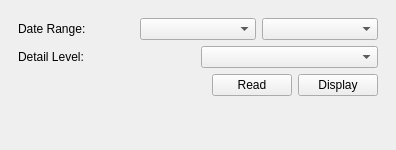
<?xml version="1.0" encoding="UTF-8"?>
<ui version="4.0">
 <class>Form</class>
 <widget class="QWidget" name="Form">
  <property name="geometry">
   <rect>
    <x>0</x>
    <y>0</y>
    <width>396</width>
    <height>150</height>
   </rect>
  </property>
  <property name="sizePolicy">
   <sizepolicy hsizetype="Expanding" vsizetype="Expanding">
    <horstretch>0</horstretch>
    <verstretch>0</verstretch>
   </sizepolicy>
  </property>
  <property name="windowTitle">
   <string>Strava Cache</string>
  </property>
  <layout class="QGridLayout" name="gridLayout_2">
   <item row="0" column="0">
    <layout class="QGridLayout" name="gridLayout">
     <property name="sizeConstraint">
      <enum>QLayout::SetFixedSize</enum>
     </property>
     <property name="leftMargin">
      <number>7</number>
     </property>
     <property name="topMargin">
      <number>7</number>
     </property>
     <property name="rightMargin">
      <number>7</number>
     </property>
     <property name="bottomMargin">
      <number>7</number>
     </property>
     <item row="1" column="0">
      <layout class="QVBoxLayout" name="verticalLayout_3">
       <item>
        <layout class="QHBoxLayout" name="horizontalLayout_2">
         <item>
          <widget class="QLabel" name="label_2">
           <property name="text">
            <string>Date Range:</string>
           </property>
          </widget>
         </item>
         <item>
          <widget class="QComboBox" name="date_range_from"/>
         </item>
         <item>
          <widget class="QComboBox" name="date_range_to"/>
         </item>
        </layout>
       </item>
       <item>
        <layout class="QHBoxLayout" name="horizontalLayout_3">
         <item>
          <widget class="QLabel" name="label">
           <property name="text">
            <string>Detail Level:</string>
           </property>
          </widget>
         </item>
         <item>
          <widget class="QComboBox" name="detail_level_combo"/>
         </item>
        </layout>
       </item>
       <item>
        <layout class="QHBoxLayout" name="horizontalLayout_4">
         <item>
          <spacer name="horizontalSpacer">
           <property name="orientation">
            <enum>Qt::Horizontal</enum>
           </property>
           <property name="sizeHint" stdset="0">
            <size>
             <width>40</width>
             <height>20</height>
            </size>
           </property>
          </spacer>
         </item>
         <item>
          <widget class="QPushButton" name="read_button">
           <property name="text">
            <string>Read</string>
           </property>
          </widget>
         </item>
         <item>
          <widget class="QPushButton" name="display_button">
           <property name="text">
            <string>Display</string>
           </property>
          </widget>
         </item>
        </layout>
       </item>
      </layout>
     </item>
     <item row="2" column="0">
      <spacer name="verticalSpacer">
       <property name="orientation">
        <enum>Qt::Vertical</enum>
       </property>
       <property name="sizeHint" stdset="0">
        <size>
         <width>20</width>
         <height>40</height>
        </size>
       </property>
      </spacer>
     </item>
    </layout>
   </item>
  </layout>
 </widget>
 <resources/>
 <connections/>
</ui>
